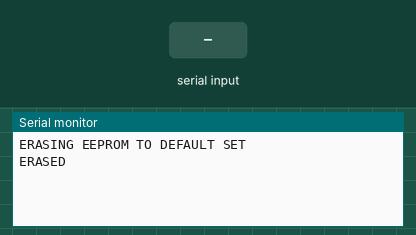
Bench run of a sketch on a simulated ESP8266 (NodeMCU). On the bench: the last lines printed to the serial monitor. The test bench sets the inputs (shaded band). Random numbers use the default seed unless the sketch sets one; EEPROM starts erased.

Above: at 1.2 s.
1.3 s: "config\n" received over Serial
At 2.5 s:
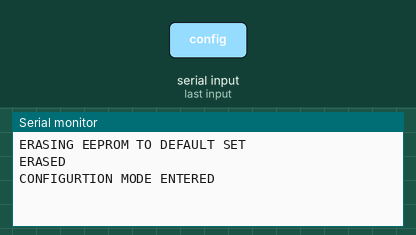
2.8 s: "exit\n" received over Serial
At 3.7 s:
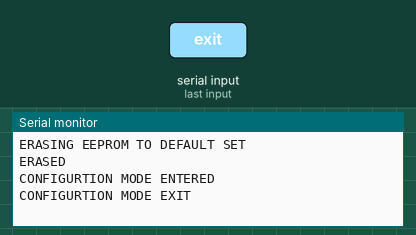
4.3 s: "start logging\n" received over Serial
At 5.1 s:
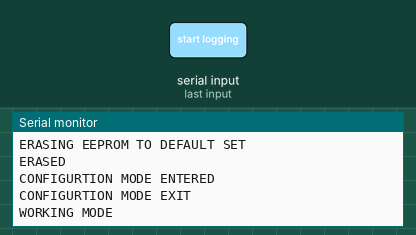

Measured:
- after the input at 1.3 s, the serial monitor: prints a new line at once (image 1)
- after the input at 2.8 s, the serial monitor: prints a new line at once (image 2)
- after the input at 4.3 s, the serial monitor: prints a new line at once (image 3)

The sketch:

datalogger_nodemcu_wifi_remote_control.ino
```cpp
#include <EEPROM.h>
#include <FirebaseESP8266.h>
#include <ESP8266WiFi.h>

FirebaseData fdata;

boolean cnfg=false;
boolean wifi_state=false;
boolean logging=false;
long snp=0;
//DataSet
String device_id="1234567890";
long ms=500;
//address
uint8_t program_check;
uint8_t conf;
uint8_t wf;
uint8_t lg;
int dvc;
int wssid;
int wkey;
int fdb;
int fkey;
int sec;

void setup()
{
  setupAddress();
  Serial.begin(115200);
  EEPROM.begin(512);
  programCheck();
  cnfg=getConfig();
  logging=getProcessStat();
  wifi_state=getStat();
  device_id=loadDeviceID();
  loadInterval();
  if(wifi_state)
  {
    ON();
  }
  else
  {
    OFF();
  }
}


void loop()
{
  if(cnfg&&logging)
  {
    if((millis()-snp)>ms)
    {
      //Serial.println("condition inside");
      sendToFirebase(sensorCmd(),true);
      snp=millis();
    }
  }
  firebaseRead();
  serialEvent();
}

void setupAddress()
{
  program_check=0;
  conf=1;
  wf=2;
  lg=3;
  dvc=4;
  wssid=1+dvc+10;
  wkey=1+wssid+30;
  fdb=1+wkey+30;
  fkey=1+fdb+30;
  sec=1+fkey+40;
}

void serialEvent()
{
  String m="";
  char c='\0';
  while(Serial.available()>0)
  {
    delay(1);
    c=Serial.read();
    if(c=='\n'||c=='\r')
    {
      continue;
    }
    m+=c;
  }
  if(m=="")
  {
    return;
  }
  Serial.println(cmd(m));
}

void firebaseRead()
{
  if(wifi_state)
  {
    Firebase.getInt(fdata,"/"+device_id+"/rx");
    if(fdata.intData()==1)
    {
      Firebase.getString(fdata,"/"+device_id+"/rxd");
      Firebase.setInt(fdata,"/"+device_id+"/rx",0);
      Serial.println(fdata.stringData());///////////
      sendToFirebase(cmd(fdata.stringData()),false);
    }
  }
}

void sendToFirebase(String a,boolean rd)
{
  Firebase.getInt(fdata,"/"+device_id+"/tx");
  if(rd)
  {
    Firebase.setString(fdata,"/"+device_id+"/txd",a);
    Firebase.setInt(fdata,"/"+device_id+"/tx",2);
  }
  else if(fdata.intData()==0)
  {
    Firebase.setString(fdata,"/"+device_id+"/txd",a);
    Firebase.setInt(fdata,"/"+device_id+"/tx",1);
  }
}
//############################################################################
//Integrating function
String sensorCmd()
{
  return "sensor check :"+String(random(300));
}

String cmd(String a)
{
  int li;
  if(a.equals("config"))
  {
    setConfig(false);
    setProcessStat(false);
    return "CONFIGURTION MODE ENTERED";
  }
  else if(a.equals("exit"))
  {
    setConfig(true);
    return "CONFIGURTION MODE EXIT";
  }

  if(cnfg)
  {
    return "WORKING MODE";
  }
  else if(a.equals("start logging"))
  {
    setProcessStat(true);
    return "LOGGING ACTIVATED";
  }
  else if(a.equals("stop logging"))
  {
    setProcessStat(false);
    return "LOGGING DEACTIVATED";
  }
  else if(a.indexOf("set#device:")!=-1)
  {
    setDeviceID(a.substring(11));
    return "DEVICE ID SET";
  }
  else if(a.indexOf("get#device")!=-1)
  {
    return loadDeviceID();
  }
  else if(a.indexOf("set#wifi:")!=-1&&(li=a.lastIndexOf("@"))!=-1)
  {
    setWFID(a.substring(9,li));
    setKey(a.substring(li+1));
    return "WIFI SSID KEY UPDATED";
  }
  else if(a.equals("get#wifi"))
  {
    return ("SSID :- "+loadWFID()+"   Key :- "+loadKey());
  }
  else if(a.indexOf("set#firebase:")!=-1&&(li=a.lastIndexOf("@"))!=-1)
  {
    setHost(a.substring(13,li));
    setAuth(a.substring(li+1));
    return "FIREBASE DATABASE AUTH HOST UPDATED";
  }
  else if(a.equals("get#firebase"))
  {
    return ("Host :- "+loadHost()+"   Auth :- "+loadAuth());
  }
  else if(a.indexOf("set#interval:")!=-1)
  {
    setInterval(a.substring(13));
    return "INTERVAL SET";
  }
  else if(a.indexOf("get#interval")!=-1)
  {
    return loadInterval();
  }
  else if(a.equals("on"))
  {
    ON();
    return "DEVICE ACTIVATED";
  }
  else if(a.equals("off"))
  {
    OFF();
    return "DEVICE DEACTIVATED";
  }
  else if(a.equals("reset#data"))
  {
    Firebase.setInt(fdata,"/"+device_id+"/rx",0);
    Firebase.setInt(fdata,"/"+device_id+"/tx",0);
    Firebase.setString(fdata,"/"+device_id+"/rxd","");
    Firebase.setString(fdata,"/"+device_id+"/txd","");
    return "FIREBASE DATABASE RESET";
  }
  else
  {
    return "INVALID COMMAND";
  }
}
//############################################################################
//Operation function
void ON()
{
  WiFi.mode(WIFI_STA);
  WiFi.begin(loadWFID(),loadKey());
  Firebase.begin(loadHost(),loadAuth());
  Firebase.reconnectWiFi(true);
  setStat(true);
}

void OFF()
{
  WiFi.mode(WIFI_OFF);
  setStat(false);
}
//############################################################################
//setter getter function EEPROM

//config######
//Program mark configuration
void programCheck()
{
  char prog_mark;
  EEPROM.get(program_check,prog_mark);
  if(prog_mark!='D')
  {
    Serial.println("ERASING EEPROM TO DEFAULT SET");
    erase();
    Serial.println("ERASED");
  }
}

void erase()
{
  char prog_mark='D';
  setConfig(false);
  setStat(false);
  setProcessStat(false);
  setDeviceID("D123456789");
  setWFID("xyz");
  setKey("123456789");
  setHost("ABCD");
  setAuth("0123456789012345678901234567890123456789");
  setInterval("500");
  EEPROM.put(program_check,prog_mark);
}
//serial configuration mode
void setConfig(boolean a)
{
  byte v=a?1:0;
  EEPROM.put(conf,v);
  cnfg=a;
  EEPROM.commit();
}

boolean getConfig()
{
  int add=0;
  byte v;
  EEPROM.get(conf,v);
  return v==1;
}

//wifi status
void setStat(boolean a)
{
  byte v=a?1:0;
  EEPROM.put(conf,v);
  wifi_state=a;
}

boolean getStat()
{
  byte v;
  EEPROM.get(conf,v);
  return v==1;
}

//logging status
void setProcessStat(boolean a)
{
  snp=millis();
  byte v=a?1:0;
  logging=a;
  EEPROM.put(lg,v);
}

boolean getProcessStat()
{
  snp=millis();
  byte v;
  EEPROM.get(lg,v);
  return v==1;
}

//main######
//device id
void setDeviceID(String a)
{
  int dlen=a.length();
  device_id=a;
  if(dlen>=5&&dlen<=10)
  {
    writeString(a,dvc);
  }
}

String loadDeviceID()
{
  return fetchString(dvc);
}
//wifi id password
void setWFID(String a)
{
  int dlen=a.length();
  if(dlen>0&&dlen<=30)
  {
    writeString(a,wssid);
  }
}

String loadWFID()
{
  return fetchString(wssid);
}

void setKey(String a)
{
  int dlen=a.length();
  if(dlen>=8&&dlen<=30)
  {
    writeString(a,wkey);
  }
}

String loadKey()
{
  return fetchString(wkey);
}
//firebase db_name auth key
void setHost(String a)
{
  int dlen=a.length();
  if(dlen>=4&&dlen<=20)
  {
    writeString(a,fdb);
    //Serial.println("host entered : "+loadHost());
  }
}

String loadHost()
{
  return fetchString(fdb)+".firebaseio.com";
}

void setAuth(String a)
{
  int dlen=a.length();
  if(dlen==40)
  {
    writeString(a,fkey);
  }
}

String loadAuth()
{
  return fetchString(fkey);
}
//seconds
void setInterval(String a)
{
  int dlen=a.length();
  if(dlen>=2)
  {
    long sum=0;
    long mul=1;
    for(int i=a.length()-1;i>=0;i--)
    {
      sum+=((a.charAt(i)-'0')*mul);
      mul*=10;
    }
    ms=sum;
    writeString(a,sec);
  }
}

String loadInterval()
{
  String a=fetchString(sec);
  long sum=0;
  long mul=1;
  for(int i=a.length()-1;i>=0;i--)
  {
    sum+=((a.charAt(i)-'0')*mul);
    mul*=10;
  }
  ms=sum;
  return a;
}

//############################################################################
//read write function EEPROM

void writeString(String a,int b)
{
  uint8_t alen=a.length();
  EEPROM.put(b,alen);
  for(int i=0;i<alen;i++)
  {
    char c=a.charAt(i);
    EEPROM.put(b+1+i,c);
  }
  EEPROM.commit();
}

String fetchString(int b)
{
  String tmp="";
  uint8_t alen;
  EEPROM.get(b,alen);
  for(int i=0;i<alen;i++)
  {
    char c;
    EEPROM.get(b+1+i,c);
    tmp+=c;
  }
  return tmp;
}
```
